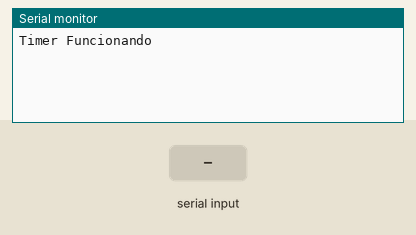
Simulated run of this sketch. Board: Arduino Mega 2560, built with avr-gcc and run on an emulated ATmega2560. Shown: the last lines printed to the serial monitor. Inputs (shaded band) come from the test bench.

Above: at 1.2 s.
1.3 s: "1\n" received over the second serial link
At 2.3 s:
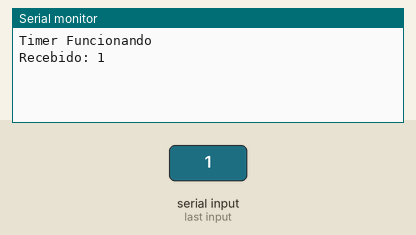
2.9 s: "0\n" received over the second serial link
At 3.5 s:
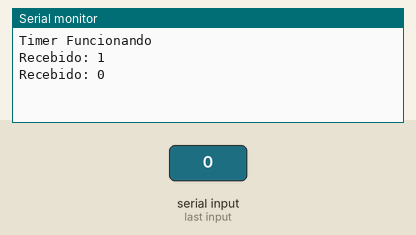

The sketch:

Interrup__o.ino
```cpp
#define USE_TIMER_1     true

#include "TimerInterrupt.h"

#define TIMER_INTERVAL_US 100

String texto = "";
String recebido = "";
bool prontoParaEnviar = false;
bool prontoParaMostrar = false;

void setup() {
  Serial.begin(115200);
  Serial1.begin(115200);

  ITimer1.init();

  if (ITimer1.attachInterruptInterval(TIMER_INTERVAL_US, timerCallback)) {
    Serial.println("Timer Funcionando");
  } else {
    Serial.println("Timer Erro");
  }
}

void loop() {

  if (Serial.available()) {
    char c = Serial.read();
    if (c == '\n') {
      prontoParaEnviar = true;
    } else {
      texto += c;
    }
  }

  if (prontoParaMostrar) {
    Serial.print("Recebido: ");
    Serial.println(recebido);
    recebido = "";
    prontoParaMostrar = false;
  }
/*
  if (Serial1.available()) {
    char c = Serial1.read();
    if (c == '\n') {
      prontoParaMostrar = true;
    } else {
      recebido += c;
    }
  }

  if (prontoParaEnviar) {
    Serial1.println(texto);
    texto = "";
    prontoParaEnviar = false;
  }
*/
}

void timerCallback() {

  if (prontoParaEnviar) {
    Serial1.println(texto);
    texto = "";
    prontoParaEnviar = false;
  }

  if (Serial1.available()) {
    char c = Serial1.read();
    if (c == '\n') {
      prontoParaMostrar = true;
    } else {
      recebido += c;
    }
  }
}
```

Measured:
- after the input at 1.3 s, the serial monitor: prints a new line after 0.10 s (image 1)
- after the input at 2.9 s, the serial monitor: prints a new line after 0.10 s (image 2)
